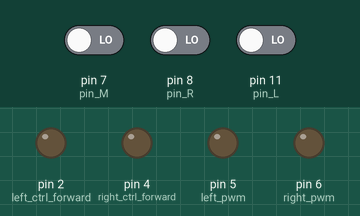
This program was run on a simulated Arduino Uno, built with avr-gcc and run on an emulated ATmega328P. Parts: output pins drawn as LEDs (lit = HIGH). Inputs (shaded band) come from the test bench; at power-on: pin 7 (pin_M) LOW, pin 8 (pin_R) LOW, pin 11 (pin_L) LOW. What the program prints to the serial monitor is not drawn.

Above: at 1.2 s.
1.3 s: pin 7 (pin_M) driven HIGH
At 2.0 s:
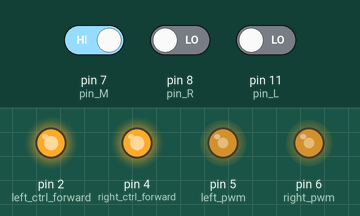
2.8 s: pin 8 (pin_R) driven HIGH
At 3.3 s:
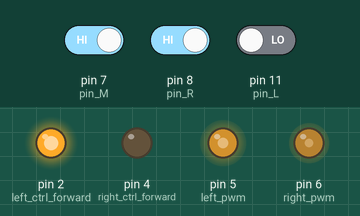
4.3 s: pin 8 (pin_R) driven LOW
At 5.5 s:
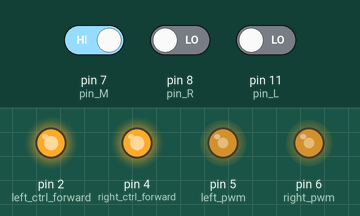
5.8 s: pin 11 (pin_L) driven HIGH
At 6.7 s:
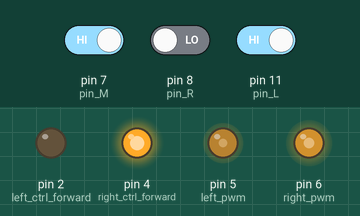
7.3 s: pin 11 (pin_L) driven LOW
At 7.8 s:
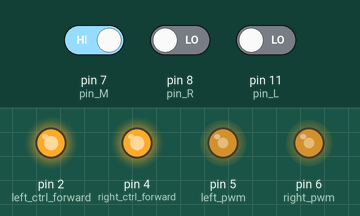
Timing chart, 0 to 9.8 s (numbered marks = the images above; inputs shaded):
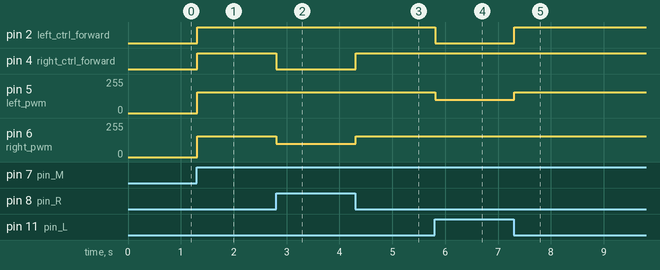

Measured:
- after the input at 1.3 s, pin 2 (left_ctrl_forward), pin 4 (right_ctrl_forward): LOW → HIGH at once; pin 5 (left_pwm), pin 6 (right_pwm): 0/255 → 155/255 at once
- after the input at 2.8 s, pin 4 (right_ctrl_forward): HIGH → LOW at once; pin 6 (right_pwm): 155/255 → 100/255 at once
- after the input at 4.3 s, pin 4 (right_ctrl_forward): LOW → HIGH at once; pin 6 (right_pwm): 100/255 → 155/255 at once
- after the input at 5.8 s, pin 2 (left_ctrl_forward): HIGH → LOW at once; pin 5 (left_pwm): 155/255 → 100/255 at once
- after the input at 7.3 s, pin 2 (left_ctrl_forward): LOW → HIGH at once; pin 5 (left_pwm): 100/255 → 155/255 at once

The program:

main.cpp
```cpp
#include <Arduino.h>

#define pin_L 11
#define pin_M 7
#define pin_R 8

const int left_ctrl_forward = 2;
const int right_ctrl_forward = 4;

const int left_pwm = 5;
const int right_pwm = 6;

const int speedv = 155; // original value: 105
const int speedr = 100; //original value 150

int val_L;
int val_M;
int val_R;

int last_Turn = 0; // 0 = start position, 1 = left, 2 = right

void setup()
{
    Serial.begin(9600);
    pinMode(pin_L, INPUT);
    pinMode(pin_M, INPUT);
    pinMode(pin_R, INPUT);
    pinMode(left_ctrl_forward, OUTPUT);
    pinMode(right_ctrl_forward, OUTPUT);
    pinMode(left_pwm, OUTPUT);
    pinMode(right_pwm, OUTPUT);
    Serial.println("Setup complete");
}

void left()
{
    digitalWrite(left_ctrl_forward, LOW);
    analogWrite(left_pwm, speedr);

    digitalWrite(right_ctrl_forward, HIGH);
    analogWrite(right_pwm, speedv);

    last_Turn = 1;
}

void right()
{
    digitalWrite(left_ctrl_forward, HIGH);
    analogWrite(left_pwm, speedv);

    digitalWrite(right_ctrl_forward, LOW);
    analogWrite(right_pwm, speedr);
    last_Turn = 2;
}

void front()
{
    digitalWrite(left_ctrl_forward, HIGH);
    analogWrite(left_pwm, speedv);

    digitalWrite(right_ctrl_forward, HIGH);
    analogWrite(right_pwm, speedv);
}

void stop()
{
    digitalWrite(left_ctrl_forward, LOW);
    analogWrite(left_pwm, 0);

    digitalWrite(right_ctrl_forward, LOW);
    analogWrite(right_pwm, 0);
}

void loop()
{
    val_L = digitalRead(pin_L);
    val_M = digitalRead(pin_M);
    val_R = digitalRead(pin_R);

    Serial.print(digitalRead(val_L));
    Serial.print(digitalRead(val_M));
    Serial.print(digitalRead(val_R));
    Serial.println();

    if (val_M == 1)
    {
        if (val_L == 1 && val_R == 0)
        {
            left();
        }
        else if(val_L == 0 && val_R == 1)
        {
            right();
        }
        else
        {
            front();
        }
    }
    else
    {
        if (val_L == 1 && val_R == 0)
        {
            left();
        }
        else if(val_L == 0 && val_R == 1)
        {
            right();
        }
        else
        {
            if (last_Turn == 1)
            {
                while (val_L + val_M + val_R < 1)
                {
                    val_L = digitalRead(pin_L);
                    val_M = digitalRead(pin_M);
                    val_R = digitalRead(pin_R);
                    left();
                }
            }
            else if (last_Turn == 2)
            {
                while (val_L + val_M + val_R < 1)
                {
                    val_L = digitalRead(pin_L);
                    val_M = digitalRead(pin_M);
                    val_R = digitalRead(pin_R);
                    right();
                }
            }
            else
            {
                stop();
            }
        }
    }
}
```
